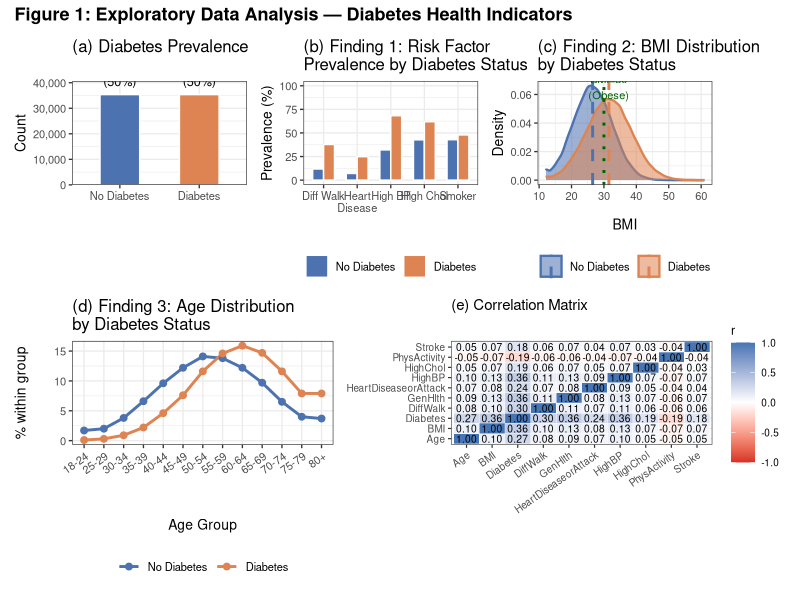
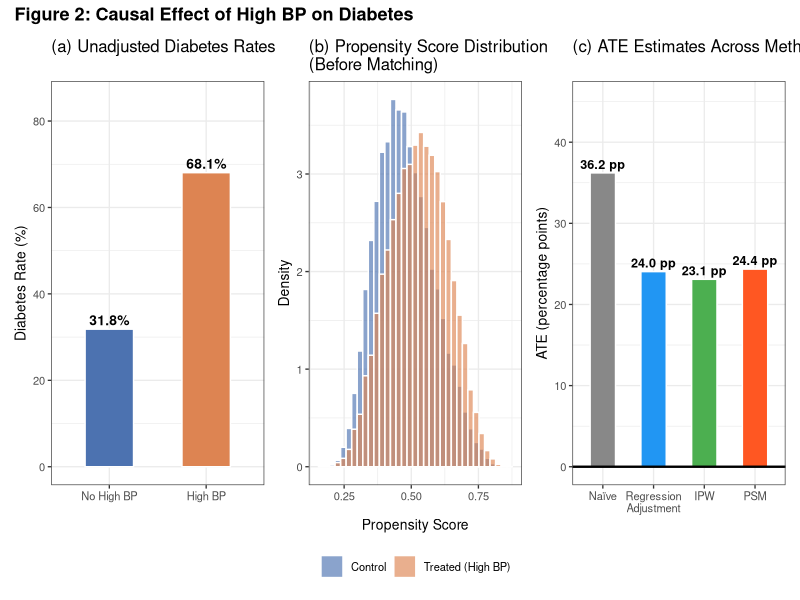
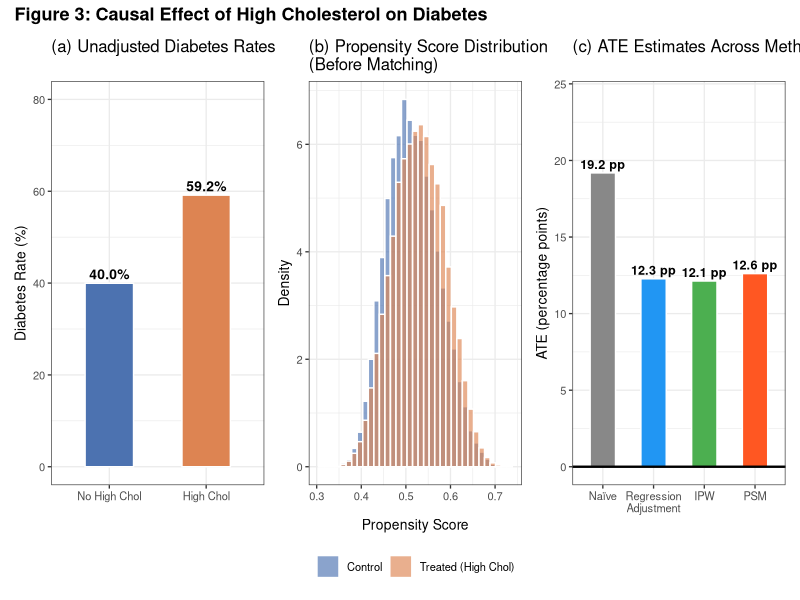
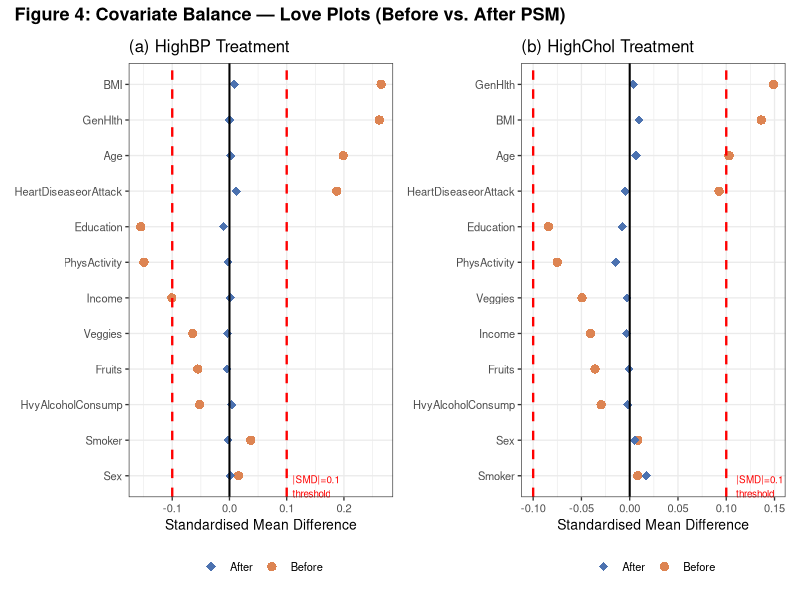

The R source for these figures, in order:
# =============================================================================
# AN6105 Causal Inference — Graded Individual Assignment
# Part A: Causal Inference on Diabetes
# Dataset: CDC BRFSS 2015 Diabetes Health Indicators (diabetes_data.csv)
#          https://www.kaggle.com/datasets/prosperchuks/health-dataset/data
# =============================================================================
# Run in RStudio: Session > Set Working Directory > To Source File Location
# Then: Source (Ctrl+Shift+S) or run section by section

# ── 0. Setup ──────────────────────────────────────────────────────────────────
required_pkgs <- c("tidyverse", "ggplot2", "gridExtra", "patchwork",
                   "MatchIt", "scales", "MASS")
new_pkgs <- required_pkgs[!required_pkgs %in% installed.packages()[, "Package"]]
if (length(new_pkgs)) install.packages(new_pkgs)

library(tidyverse)
library(ggplot2)
library(gridExtra)
library(patchwork)
library(MatchIt)
library(scales)

set.seed(42)

# ── 1. Load data ──────────────────────────────────────────────────────────────
# Place diabetes_data.csv in the same folder as this script,
# or update the path below.
df <- read.csv("diabetes_data.csv")

cat("Raw column names detected:\n")
print(names(df))

# ── Normalise column names ────────────────────────────────────────────────────
# The Kaggle dataset may ship with different capitalisations or a
# 'Diabetes_binary' / 'Diabetes_012' target column depending on the file
# downloaded. This block maps every known variant to the expected names.

# (a) Standardise ALL names to Title-Case first
names(df) <- tools::toTitleCase(tolower(names(df)))

# (b) Common variant → canonical name mapping
col_aliases <- list(
  Diabetes           = c("Diabetes_Binary","Diabetes_012","Diabetesbinary",
                         "Diabetes012","Diabetestype"),
  Highbp             = c("High_Bp","Highbloodpressure","High_Blood_Pressure"),
  Highchol           = c("High_Chol","Highcholesterol","High_Cholesterol"),
  Cholcheck          = c("Chol_Check","Cholesterol_Check"),
  Physicallactivity  = c("Physactivity","Phys_Activity","Physical_Activity"),
  Hvyalcoholconsump  = c("Hvyalcohol","Heavy_Alcohol","Heavyalcohol"),
  Anyhealthcare      = c("Any_Healthcare","Anyhealthcoverage"),
  Nodocbccost        = c("Nodoc_Bc_Cost","No_Doc_Bc_Cost","Nodoccost"),
  Heartdiseaseorattack = c("Heart_Disease_Or_Attack","Heartdisease","Heartdiseaseattack"),
  Genhlth            = c("Gen_Hlth","General_Health","Generalhealth"),
  Menthlth           = c("Ment_Hlth","Mental_Health"),
  Physhlth           = c("Phys_Hlth","Physical_Health"),
  Diffwalk           = c("Diff_Walk","Difficulty_Walking")
)
for (canonical in names(col_aliases)) {
  for (alias in col_aliases[[canonical]]) {
    if (alias %in% names(df) && !canonical %in% names(df)) {
      names(df)[names(df) == alias] <- canonical
    }
  }
}

# (c) Rename Title-Case back to the names used throughout this script
name_map <- c(
  Diabetes             = "Diabetes",
  Highbp               = "HighBP",
  Highchol             = "HighChol",
  Cholcheck            = "CholCheck",
  Bmi                  = "BMI",
  Smoker               = "Smoker",
  Stroke               = "Stroke",
  Heartdiseaseorattack = "HeartDiseaseorAttack",
  Physactivity         = "PhysActivity",
  Physicallactivity    = "PhysActivity",
  Fruits               = "Fruits",
  Veggies              = "Veggies",
  Hvyalcoholconsump    = "HvyAlcoholConsump",
  Anyhealthcare        = "AnyHealthcare",
  Nodocbccost          = "NoDocbcCost",
  Genhlth              = "GenHlth",
  Menthlth             = "MentHlth",
  Physhlth             = "PhysHlth",
  Diffwalk             = "DiffWalk",
  Sex                  = "Sex",
  Age                  = "Age",
  Education            = "Education",
  Income               = "Income"
)
for (old in names(name_map)) {
  new <- name_map[[old]]
  if (old %in% names(df) && old != new) {
    names(df)[names(df) == old] <- new
  }
}

cat("\nNormalised column names:\n")
print(names(df))

# (d) If Diabetes has 3 levels (0/1/2), collapse: 0 = no diabetes, 1+2 = diabetes
if ("Diabetes" %in% names(df)) {
  vals <- sort(unique(df$Diabetes))
  if (length(vals) == 3 && all(vals == c(0,1,2))) {
    cat("\nNote: Diabetes column has 3 levels (0/1/2). Collapsing 1+2 → 1 (diabetic).\n")
    df$Diabetes <- ifelse(df$Diabetes == 0, 0, 1)
  }
}

# (e) Verify all required columns are present
required_cols <- c("Diabetes","HighBP","HighChol","BMI","Age","Sex",
                   "Education","Income","Smoker","PhysActivity",
                   "Fruits","Veggies","HvyAlcoholConsump",
                   "HeartDiseaseorAttack","GenHlth")
missing_cols <- setdiff(required_cols, names(df))
if (length(missing_cols) > 0) {
  stop(paste("Missing columns after normalisation:", paste(missing_cols, collapse=", "),
             "\nPlease check your CSV file."))
}
cat("\nAll required columns found. Proceeding with analysis.\n")

# Variable labels (for readable plots)
age_labels <- c("18-24","25-29","30-34","35-39","40-44","45-49",
                "50-54","55-59","60-64","65-69","70-74","75-79","80+")

df <- df %>%
  mutate(
    Diabetes_f  = factor(Diabetes,  levels = c(0,1), labels = c("No Diabetes","Diabetes")),
    HighBP_f    = factor(HighBP,    levels = c(0,1), labels = c("No High BP","High BP")),
    HighChol_f  = factor(HighChol,  levels = c(0,1), labels = c("No High Chol","High Chol")),
    Age_label   = factor(Age, levels = 1:13, labels = age_labels)
  )

cat("==================================================\n")
cat("DATASET OVERVIEW\n")
cat("==================================================\n")
cat(sprintf("Rows: %d   Columns: %d\n", nrow(df), ncol(df)))
cat(sprintf("Missing values: %d\n", sum(is.na(df))))
cat("\nDiabetes prevalence:\n")
print(table(df$Diabetes_f))
cat(sprintf("Diabetes rate: %.1f%%\n", mean(df$Diabetes)*100))


# =============================================================================
# Q1: DATA EXPLORATION — THREE KEY FINDINGS
# =============================================================================
cat("\n==================================================\n")
cat("Q1: DATA EXPLORATION\n")
cat("==================================================\n")

# ── Finding 1: Risk factor prevalence by diabetes status ──────────────────────
risk_vars <- c("HighBP","HighChol","Smoker","Stroke","HeartDiseaseorAttack",
               "PhysActivity","DiffWalk")
rf_table <- df %>%
  group_by(Diabetes_f) %>%
  summarise(across(all_of(risk_vars), ~ round(mean(.x)*100, 1)), .groups="drop")

cat("\nFINDING 1 — Risk Factor Prevalence (%) by Diabetes Status:\n")
print(as.data.frame(rf_table))

# ── Finding 2: BMI ────────────────────────────────────────────────────────────
bmi_stats <- df %>%
  group_by(Diabetes_f) %>%
  summarise(Mean = round(mean(BMI),2), Median = median(BMI),
            SD = round(sd(BMI),2), .groups="drop")
cat("\nFINDING 2 — BMI by Diabetes Status:\n")
print(bmi_stats)

# ── Finding 3: Age ────────────────────────────────────────────────────────────
cat("\nFINDING 3 — Age distribution (proportion within group):\n")
age_dist <- df %>%
  count(Diabetes_f, Age_label) %>%
  group_by(Diabetes_f) %>%
  mutate(pct = round(n/sum(n)*100, 1)) %>%
  ungroup()
print(age_dist %>% pivot_wider(id_cols=Age_label, names_from=Diabetes_f,
                               values_from=pct), n=13)

# ── Correlation matrix ────────────────────────────────────────────────────────
cor_vars <- c("Diabetes","HighBP","HighChol","BMI","Age",
              "Stroke","HeartDiseaseorAttack","GenHlth","DiffWalk","PhysActivity")
cor_mat  <- round(cor(df[, cor_vars]), 2)
cat("\nCorrelation Matrix (key variables):\n")
print(cor_mat)


# ── FIGURE 1: EDA ─────────────────────────────────────────────────────────────
pal2 <- c("No Diabetes" = "#4C72B0", "Diabetes" = "#DD8452")

# (a) Prevalence bar
p_prev <- ggplot(df, aes(x = Diabetes_f, fill = Diabetes_f)) +
  geom_bar(width = 0.5, colour = "white") +
  geom_text(stat = "count",
            aes(label = paste0(after_stat(count) %>% scales::comma(), "\n(",
                               round(after_stat(count)/nrow(df)*100,1),"%)")),
            vjust = -0.3, size = 3.2) +
  scale_fill_manual(values = pal2) +
  scale_y_continuous(labels = scales::comma, expand = expansion(mult = c(0,.15))) +
  labs(title = "(a) Diabetes Prevalence", x = NULL, y = "Count") +
  theme_bw(base_size = 10) + theme(legend.position = "none")

# (b) Risk factor prevalence
rf_long <- df %>%
  select(Diabetes_f, HighBP, HighChol, Smoker, HeartDiseaseorAttack, DiffWalk) %>%
  pivot_longer(-Diabetes_f, names_to = "Factor", values_to = "val") %>%
  group_by(Diabetes_f, Factor) %>%
  summarise(pct = mean(val)*100, .groups="drop") %>%
  mutate(Factor = recode(Factor,
    HighBP="High BP", HighChol="High Chol", Smoker="Smoker",
    HeartDiseaseorAttack="Heart\nDisease", DiffWalk="Diff Walk"))

p_rf <- ggplot(rf_long, aes(x = Factor, y = pct, fill = Diabetes_f)) +
  geom_col(position = "dodge", width = 0.65, colour = "white") +
  scale_fill_manual(values = pal2) +
  scale_y_continuous(limits = c(0,100)) +
  labs(title = "(b) Finding 1: Risk Factor\nPrevalence by Diabetes Status",
       x = NULL, y = "Prevalence (%)", fill = NULL) +
  theme_bw(base_size = 10) +
  theme(legend.position = "bottom", axis.text.x = element_text(size=8))

# (c) BMI density
p_bmi <- ggplot(df, aes(x = BMI, fill = Diabetes_f, colour = Diabetes_f)) +
  geom_density(alpha = 0.55, linewidth = 0.8) +
  geom_vline(data = bmi_stats, aes(xintercept = Mean, colour = Diabetes_f),
             linetype = "dashed", linewidth = 1) +
  geom_vline(xintercept = 30, colour = "darkgreen", linetype = "dotted", linewidth = 1) +
  annotate("text", x = 31.5, y = 0.065, label = "BMI=30\n(Obese)", size = 2.8,
           colour = "darkgreen") +
  scale_fill_manual(values  = pal2) +
  scale_colour_manual(values = pal2) +
  labs(title = "(c) Finding 2: BMI Distribution\nby Diabetes Status",
       x = "BMI", y = "Density", fill = NULL, colour = NULL) +
  theme_bw(base_size = 10) + theme(legend.position = "bottom")

# (d) Age distribution
p_age <- ggplot(age_dist, aes(x = Age_label, y = pct,
                              colour = Diabetes_f, group = Diabetes_f)) +
  geom_line(linewidth = 1) + geom_point(size = 2) +
  scale_colour_manual(values = pal2) +
  scale_x_discrete(guide = guide_axis(angle = 35)) +
  labs(title = "(d) Finding 3: Age Distribution\nby Diabetes Status",
       x = "Age Group", y = "% within group", colour = NULL) +
  theme_bw(base_size = 10) + theme(legend.position = "bottom")

# (e) Correlation heatmap
cor_long <- as.data.frame(cor_mat) %>%
  rownames_to_column("Var1") %>%
  pivot_longer(-Var1, names_to = "Var2", values_to = "r")

p_cor <- ggplot(cor_long, aes(x = Var1, y = Var2, fill = r)) +
  geom_tile(colour = "white") +
  geom_text(aes(label = sprintf("%.2f", r)), size = 2.6) +
  scale_fill_gradient2(low="#d73027", mid="white", high="#4575b4",
                       midpoint=0, limits=c(-1,1)) +
  scale_x_discrete(guide = guide_axis(angle = 35)) +
  labs(title = "(e) Correlation Matrix", x = NULL, y = NULL, fill = "r") +
  theme_bw(base_size = 9)

layout <- (p_prev | p_rf | p_bmi) / (p_age | p_cor) +
  plot_annotation(
    title = "Figure 1: Exploratory Data Analysis — Diabetes Health Indicators",
    theme = theme(plot.title = element_text(face="bold", size=13))
  )

ggsave("fig1_eda.png", layout, width=16, height=10, dpi=150)
cat("\nFig 1 saved: fig1_eda.png\n")


# =============================================================================
# CAUSAL INFERENCE SETUP
# =============================================================================
# Confounders for both analyses:
# Variables that plausibly affect BOTH the treatment (HighBP/HighChol) AND
# the outcome (Diabetes) — selected based on causal DAG reasoning.
confounders <- c("Age","BMI","Sex","Education","Income",
                 "Smoker","PhysActivity","Fruits","Veggies",
                 "HvyAlcoholConsump","HeartDiseaseorAttack","GenHlth")

formula_bp   <- as.formula(paste("HighBP ~",   paste(confounders, collapse=" + ")))
formula_chol <- as.formula(paste("HighChol ~", paste(confounders, collapse=" + ")))


# Helper: IPW (Horvitz-Thompson stabilised weights)
ipw_ate <- function(df, treat_col, outcome_col, confounders) {
  f <- as.formula(paste(treat_col, "~", paste(confounders, collapse=" + ")))
  ps_model <- glm(f, data=df, family=binomial())
  ps  <- fitted(ps_model)
  ps  <- pmin(pmax(ps, 0.01), 0.99)
  T   <- df[[treat_col]];  Y <- df[[outcome_col]]
  w1  <- T / ps;           w0 <- (1-T) / (1-ps)
  mu1 <- sum(w1*Y) / sum(w1)
  mu0 <- sum(w0*Y) / sum(w0)
  list(ate = mu1 - mu0, ps = ps)
}

# Helper: OLS regression adjustment
ols_ate <- function(df, treat_col, outcome_col, confounders) {
  f <- as.formula(paste(outcome_col, "~", treat_col, "+",
                        paste(confounders, collapse=" + ")))
  m <- lm(f, data=df)
  ci <- confint(m)[treat_col,]
  list(coef = coef(m)[treat_col],
       se   = summary(m)$coefficients[treat_col, "Std. Error"],
       pval = summary(m)$coefficients[treat_col, "Pr(>|t|)"],
       ci   = ci)
}

# Helper: SMD before/after matching (for Love plot)
smd_calc <- function(df_all, df_matched, treat_col, covars) {
  out <- lapply(covars, function(v) {
    grp <- function(d) {
      t1 <- d[[v]][d[[treat_col]]==1];  t0 <- d[[v]][d[[treat_col]]==0]
      smd <- (mean(t1)-mean(t0)) /
             sqrt((var(t1)+var(t0))/2 + 1e-9)
      smd
    }
    data.frame(Covariate=v, Before=grp(df_all), After=grp(df_matched))
  })
  do.call(rbind, out)
}


# =============================================================================
# Q2: CAUSAL EFFECT OF HIGH BP ON DIABETES
# =============================================================================
cat("\n==================================================\n")
cat("Q2: CAUSAL EFFECT OF HIGH BP ON DIABETES\n")
cat("==================================================\n")

# Naive association
naive_bp <- df %>% group_by(HighBP) %>% summarise(rate=mean(Diabetes), .groups="drop")
naive_ate_bp <- diff(naive_bp$rate)
ct_bp  <- table(df$HighBP, df$Diabetes)
or_bp  <- (ct_bp[2,2]*ct_bp[1,1]) / (ct_bp[2,1]*ct_bp[1,2])
chi_bp <- chisq.test(ct_bp)
cat(sprintf("\nNaïve diabetes rate: No HighBP=%.1f%%  HighBP=%.1f%%\n",
            naive_bp$rate[1]*100, naive_bp$rate[2]*100))
cat(sprintf("Naïve ATE: %.4f (%.1f pp)\n", naive_ate_bp, naive_ate_bp*100))
cat(sprintf("Crude OR: %.3f   Chi-sq p: %.2e\n", or_bp, chi_bp$p.value))

# Method 1: Regression Adjustment
res_ols_bp <- ols_ate(df, "HighBP", "Diabetes", confounders)
cat(sprintf("\nOLS Adjusted ATE: %.4f  SE=%.4f  p=%.2e  95%%CI=[%.4f, %.4f]\n",
            res_ols_bp$coef, res_ols_bp$se, res_ols_bp$pval,
            res_ols_bp$ci[1], res_ols_bp$ci[2]))

# Method 2: IPW
res_ipw_bp <- ipw_ate(df, "HighBP", "Diabetes", confounders)
cat(sprintf("IPW ATE: %.4f\n", res_ipw_bp$ate))

# Method 3: PSM (1:1 nearest-neighbour with caliper)
cat("\nRunning PSM for HighBP (this may take a moment)...\n")
m_bp <- matchit(formula_bp, data=df, method="nearest", distance="logit",
                ratio=1, caliper=0.02, replace=FALSE)
matched_bp <- match.data(m_bp)
ate_psm_bp <- mean(matched_bp$Diabetes[matched_bp$HighBP==1]) -
              mean(matched_bp$Diabetes[matched_bp$HighBP==0])

# Bootstrap SE for PSM
boot_psm_bp <- replicate(300, {
  idx1 <- sample(which(matched_bp$HighBP==1), replace=TRUE)
  idx0 <- sample(which(matched_bp$HighBP==0), replace=TRUE)
  mean(matched_bp$Diabetes[idx1]) - mean(matched_bp$Diabetes[idx0])
})
se_psm_bp <- sd(boot_psm_bp)
cat(sprintf("PSM ATE: %.4f  SE=%.4f  95%%CI=[%.4f, %.4f]\n",
            ate_psm_bp, se_psm_bp,
            ate_psm_bp - 1.96*se_psm_bp,
            ate_psm_bp + 1.96*se_psm_bp))
cat(sprintf("Matched sample: %d treated, %d control\n",
            sum(matched_bp$HighBP==1), sum(matched_bp$HighBP==0)))

# Summary table
cat("\nSUMMARY — Effect of HighBP on Diabetes:\n")
bp_summary <- data.frame(
  Method = c("Naïve (unadjusted)","Regression Adjustment","IPW","PSM"),
  ATE_pp = round(c(naive_ate_bp, res_ols_bp$coef,
                   res_ipw_bp$ate, ate_psm_bp)*100, 2)
)
print(bp_summary)


# =============================================================================
# Q3: CAUSAL EFFECT OF HIGH CHOL ON DIABETES
# =============================================================================
cat("\n==================================================\n")
cat("Q3: CAUSAL EFFECT OF HIGH CHOL ON DIABETES\n")
cat("==================================================\n")

naive_chol   <- df %>% group_by(HighChol) %>%
                  summarise(rate=mean(Diabetes), .groups="drop")
naive_ate_chol <- diff(naive_chol$rate)
ct_chol  <- table(df$HighChol, df$Diabetes)
or_chol  <- (ct_chol[2,2]*ct_chol[1,1]) / (ct_chol[2,1]*ct_chol[1,2])
chi_chol <- chisq.test(ct_chol)
cat(sprintf("\nNaïve diabetes rate: No HighChol=%.1f%%  HighChol=%.1f%%\n",
            naive_chol$rate[1]*100, naive_chol$rate[2]*100))
cat(sprintf("Naïve ATE: %.4f (%.1f pp)\n", naive_ate_chol, naive_ate_chol*100))
cat(sprintf("Crude OR: %.3f   Chi-sq p: %.2e\n", or_chol, chi_chol$p.value))

res_ols_chol <- ols_ate(df, "HighChol", "Diabetes", confounders)
cat(sprintf("\nOLS Adjusted ATE: %.4f  SE=%.4f  p=%.2e  95%%CI=[%.4f, %.4f]\n",
            res_ols_chol$coef, res_ols_chol$se, res_ols_chol$pval,
            res_ols_chol$ci[1], res_ols_chol$ci[2]))

res_ipw_chol <- ipw_ate(df, "HighChol", "Diabetes", confounders)
cat(sprintf("IPW ATE: %.4f\n", res_ipw_chol$ate))

cat("\nRunning PSM for HighChol (this may take a moment)...\n")
m_chol <- matchit(formula_chol, data=df, method="nearest", distance="logit",
                  ratio=1, caliper=0.02, replace=FALSE)
matched_chol <- match.data(m_chol)
ate_psm_chol <- mean(matched_chol$Diabetes[matched_chol$HighChol==1]) -
                mean(matched_chol$Diabetes[matched_chol$HighChol==0])

boot_psm_chol <- replicate(300, {
  idx1 <- sample(which(matched_chol$HighChol==1), replace=TRUE)
  idx0 <- sample(which(matched_chol$HighChol==0), replace=TRUE)
  mean(matched_chol$Diabetes[idx1]) - mean(matched_chol$Diabetes[idx0])
})
se_psm_chol <- sd(boot_psm_chol)
cat(sprintf("PSM ATE: %.4f  SE=%.4f  95%%CI=[%.4f, %.4f]\n",
            ate_psm_chol, se_psm_chol,
            ate_psm_chol - 1.96*se_psm_chol,
            ate_psm_chol + 1.96*se_psm_chol))

cat("\nSUMMARY — Effect of HighChol on Diabetes:\n")
chol_summary <- data.frame(
  Method = c("Naïve (unadjusted)","Regression Adjustment","IPW","PSM"),
  ATE_pp = round(c(naive_ate_chol, res_ols_chol$coef,
                   res_ipw_chol$ate, ate_psm_chol)*100, 2)
)
print(chol_summary)


# =============================================================================
# FIGURE 2: Causal Effect of High BP
# =============================================================================
method_cols <- c("Naïve"="#888888", "Regression\nAdjustment"="#2196F3",
                 "IPW"="#4CAF50", "PSM"="#FF5722")

# (a) unadjusted bar
p2a <- ggplot(naive_bp %>% mutate(HighBP_f=factor(HighBP,0:1,c("No High BP","High BP"))),
              aes(x=HighBP_f, y=rate*100, fill=HighBP_f)) +
  geom_col(width=0.5, colour="white") +
  geom_text(aes(label=sprintf("%.1f%%",rate*100)), vjust=-0.4, fontface="bold", size=3.5) +
  scale_fill_manual(values=c("No High BP"="#4C72B0","High BP"="#DD8452")) +
  scale_y_continuous(limits=c(0,85)) +
  labs(title="(a) Unadjusted Diabetes Rates", x=NULL, y="Diabetes Rate (%)") +
  theme_bw(base_size=10) + theme(legend.position="none")

# (b) propensity score distributions
ps_df_bp <- data.frame(
  ps    = res_ipw_bp$ps,
  Group = ifelse(df$HighBP==1,"Treated (High BP)","Control")
)
p2b <- ggplot(ps_df_bp, aes(x=ps, fill=Group)) +
  geom_histogram(aes(y=after_stat(density)), bins=35, alpha=0.65,
                 position="identity", colour="white") +
  scale_fill_manual(values=c("Control"="#4C72B0","Treated (High BP)"="#DD8452")) +
  labs(title="(b) Propensity Score Distribution\n(Before Matching)",
       x="Propensity Score", y="Density", fill=NULL) +
  theme_bw(base_size=10) + theme(legend.position="bottom")

# (c) ATE comparison
ates_bp <- data.frame(
  Method = c("Naïve","Regression\nAdjustment","IPW","PSM"),
  ATE    = c(naive_ate_bp, res_ols_bp$coef, res_ipw_bp$ate, ate_psm_bp)*100
)
ates_bp$Method <- factor(ates_bp$Method, levels=ates_bp$Method)
p2c <- ggplot(ates_bp, aes(x=Method, y=ATE, fill=Method)) +
  geom_col(width=0.5, colour="white") +
  geom_text(aes(label=sprintf("%.1f pp",ATE)), vjust=-0.4, fontface="bold", size=3.2) +
  geom_hline(yintercept=0, linewidth=0.8) +
  scale_fill_manual(values=method_cols) +
  scale_y_continuous(limits=c(0, max(ates_bp$ATE)*1.25)) +
  labs(title="(c) ATE Estimates Across Methods",
       x=NULL, y="ATE (percentage points)") +
  theme_bw(base_size=10) + theme(legend.position="none")

fig2 <- (p2a | p2b | p2c) +
  plot_annotation(
    title="Figure 2: Causal Effect of High BP on Diabetes",
    theme=theme(plot.title=element_text(face="bold",size=13))
  )
ggsave("fig2_highbp_causal.png", fig2, width=16, height=5, dpi=150)
cat("\nFig 2 saved: fig2_highbp_causal.png\n")


# =============================================================================
# FIGURE 3: Causal Effect of High Cholesterol
# =============================================================================
p3a <- ggplot(naive_chol %>%
                mutate(HighChol_f=factor(HighChol,0:1,c("No High Chol","High Chol"))),
              aes(x=HighChol_f, y=rate*100, fill=HighChol_f)) +
  geom_col(width=0.5, colour="white") +
  geom_text(aes(label=sprintf("%.1f%%",rate*100)), vjust=-0.4, fontface="bold", size=3.5) +
  scale_fill_manual(values=c("No High Chol"="#4C72B0","High Chol"="#DD8452")) +
  scale_y_continuous(limits=c(0,80)) +
  labs(title="(a) Unadjusted Diabetes Rates", x=NULL, y="Diabetes Rate (%)") +
  theme_bw(base_size=10) + theme(legend.position="none")

ps_df_chol <- data.frame(
  ps    = res_ipw_chol$ps,
  Group = ifelse(df$HighChol==1,"Treated (High Chol)","Control")
)
p3b <- ggplot(ps_df_chol, aes(x=ps, fill=Group)) +
  geom_histogram(aes(y=after_stat(density)), bins=35, alpha=0.65,
                 position="identity", colour="white") +
  scale_fill_manual(values=c("Control"="#4C72B0","Treated (High Chol)"="#DD8452")) +
  labs(title="(b) Propensity Score Distribution\n(Before Matching)",
       x="Propensity Score", y="Density", fill=NULL) +
  theme_bw(base_size=10) + theme(legend.position="bottom")

ates_chol <- data.frame(
  Method = c("Naïve","Regression\nAdjustment","IPW","PSM"),
  ATE    = c(naive_ate_chol, res_ols_chol$coef, res_ipw_chol$ate, ate_psm_chol)*100
)
ates_chol$Method <- factor(ates_chol$Method, levels=ates_chol$Method)
p3c <- ggplot(ates_chol, aes(x=Method, y=ATE, fill=Method)) +
  geom_col(width=0.5, colour="white") +
  geom_text(aes(label=sprintf("%.1f pp",ATE)), vjust=-0.4, fontface="bold", size=3.2) +
  geom_hline(yintercept=0, linewidth=0.8) +
  scale_fill_manual(values=method_cols) +
  scale_y_continuous(limits=c(0, max(ates_chol$ATE)*1.25)) +
  labs(title="(c) ATE Estimates Across Methods",
       x=NULL, y="ATE (percentage points)") +
  theme_bw(base_size=10) + theme(legend.position="none")

fig3 <- (p3a | p3b | p3c) +
  plot_annotation(
    title="Figure 3: Causal Effect of High Cholesterol on Diabetes",
    theme=theme(plot.title=element_text(face="bold",size=13))
  )
ggsave("fig3_highchol_causal.png", fig3, width=16, height=5, dpi=150)
cat("Fig 3 saved: fig3_highchol_causal.png\n")


# =============================================================================
# FIGURE 4: Love Plots — Covariate Balance (PSM)
# =============================================================================
smd_bp_df   <- smd_calc(df, matched_bp,   "HighBP",   confounders)
smd_chol_df <- smd_calc(df, matched_chol, "HighChol", confounders)

make_love_plot <- function(smd_df, title) {
  smd_long <- smd_df %>%
    arrange(abs(Before)) %>%
    mutate(Covariate = factor(Covariate, levels=Covariate)) %>%
    pivot_longer(c(Before, After), names_to="Timing", values_to="SMD")
  ggplot(smd_long, aes(x=SMD, y=Covariate, colour=Timing, shape=Timing)) +
    geom_point(size=2.8) +
    geom_vline(xintercept=0,   colour="black",  linewidth=0.7) +
    geom_vline(xintercept= 0.1, colour="red", linetype="dashed", linewidth=0.8) +
    geom_vline(xintercept=-0.1, colour="red", linetype="dashed", linewidth=0.8) +
    scale_colour_manual(values=c(Before="#DD8452", After="#4C72B0")) +
    scale_shape_manual(values=c(Before=16, After=18)) +
    labs(title=title, x="Standardised Mean Difference", y=NULL,
         colour=NULL, shape=NULL) +
    theme_bw(base_size=10) +
    theme(legend.position="bottom") +
    annotate("text", x=0.11, y=0.7, label="|SMD|=0.1\nthreshold",
             colour="red", size=2.5, hjust=0)
}

p4a <- make_love_plot(smd_bp_df,   "(a) HighBP Treatment")
p4b <- make_love_plot(smd_chol_df, "(b) HighChol Treatment")

fig4 <- (p4a | p4b) +
  plot_annotation(
    title="Figure 4: Covariate Balance — Love Plots (Before vs. After PSM)",
    theme=theme(plot.title=element_text(face="bold",size=13))
  )
ggsave("fig4_love_plots.png", fig4, width=14, height=6, dpi=150)
cat("Fig 4 saved: fig4_love_plots.png\n")


# =============================================================================
# FINAL SUMMARY
# =============================================================================
cat("\n==================================================\n")
cat("FINAL RESULTS SUMMARY\n")
cat("==================================================\n")
cat(sprintf("
HighBP → Diabetes:
  Naïve ATE:            %.4f  (%.1f pp)
  Regression Adjustment: %.4f  (SE=%.4f, p=%.2e)
  IPW:                  %.4f
  PSM:                  %.4f  (SE=%.4f, 95%%CI=[%.4f, %.4f])

HighChol → Diabetes:
  Naïve ATE:            %.4f  (%.1f pp)
  Regression Adjustment: %.4f  (SE=%.4f, p=%.2e)
  IPW:                  %.4f
  PSM:                  %.4f  (SE=%.4f, 95%%CI=[%.4f, %.4f])
",
naive_ate_bp,  naive_ate_bp*100,
res_ols_bp$coef,  res_ols_bp$se,  res_ols_bp$pval,
res_ipw_bp$ate,
ate_psm_bp, se_psm_bp, ate_psm_bp-1.96*se_psm_bp, ate_psm_bp+1.96*se_psm_bp,

naive_ate_chol,  naive_ate_chol*100,
res_ols_chol$coef,  res_ols_chol$se,  res_ols_chol$pval,
res_ipw_chol$ate,
ate_psm_chol, se_psm_chol, ate_psm_chol-1.96*se_psm_chol, ate_psm_chol+1.96*se_psm_chol
))

cat("All figures saved. Now regenerating Word document...\n")
